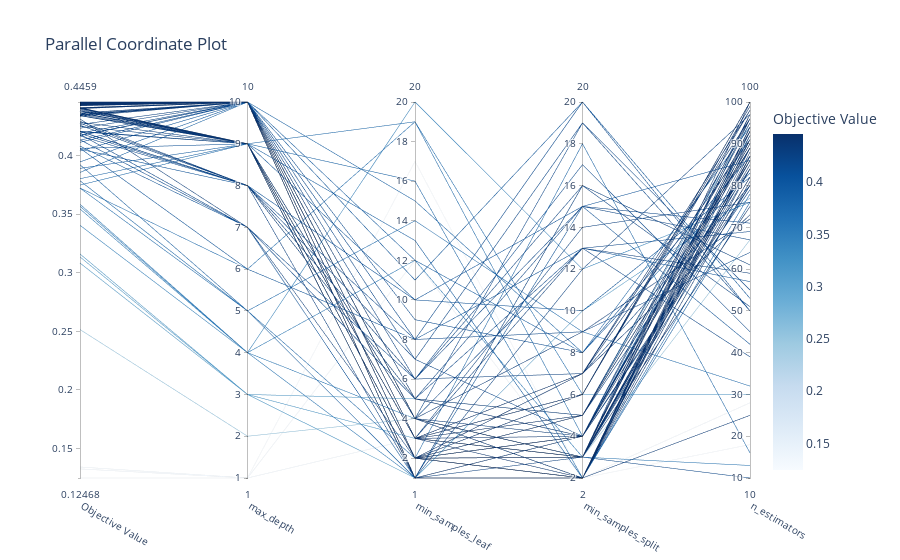

The notebook cell this image was saved under:
### Code cell
optuna.visualization.plot_parallel_coordinate(study)
